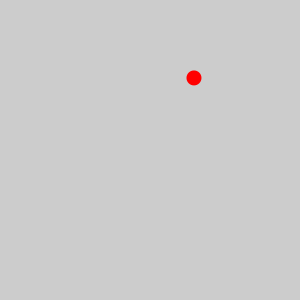
Frame 1 (no input)
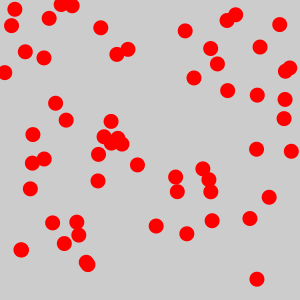
Frame 60 (the mouse pressed at the canvas centre just before this capture)
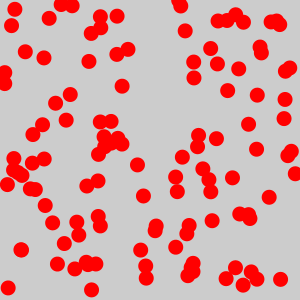
Frame 120 (the mouse held since frame 60 and released just before this capture)

The Processing sketch that drew these frames (run headless with seeded random() and noise(); from frame 60 on, the mouse is pressed at the canvas centre):

// Processing sketch: processing_99880
// ── processing_99880.pde

void setup() {
  size(300, 300);
  fill(255, 100, 0);
  smooth();
  noStroke();
}

void draw() {
  fill(255,0,0);
  ellipse(random(width), random(height), 15, 15);
}
